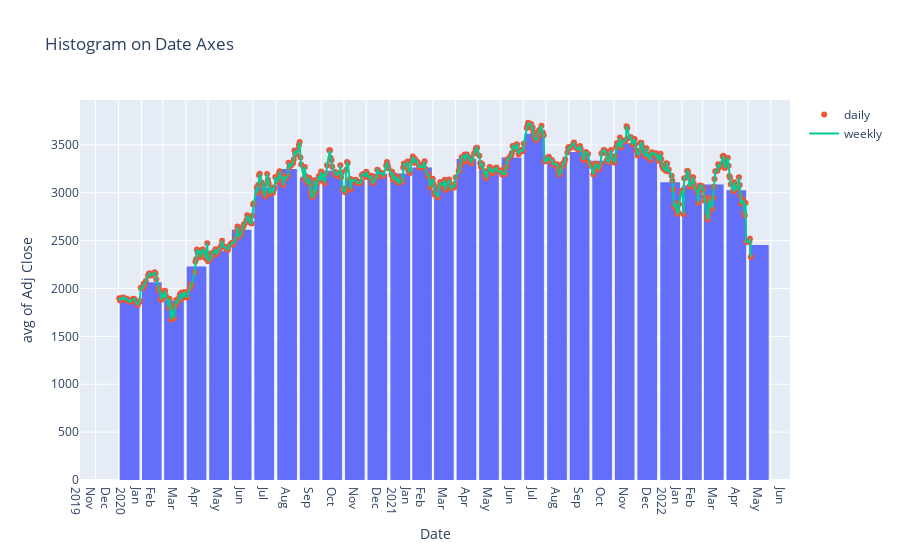

The cell this chart's notebook holds for it:
### Code cell
fig = px.histogram(stock_prices, x=stock_prices.index, y="Adj Close", histfunc="avg", title="Histogram on Date Axes")
fig.update_traces(xbins_size="M1")
fig.update_xaxes(showgrid=True, ticklabelmode="period", dtick="M1", tickformat="%b\n%Y")
fig.update_layout(bargap=0.1)
fig.add_trace(go.Scatter(mode="markers", x=stock_prices.index, y=stock_prices["Adj Close"], name="daily"))
fig.add_trace(go.Scatter(mode="lines", x=stock_prices.index, y=stock_prices["Adj Close"], name="weekly"))
fig.show()

### Figure 1 — Plotly figure (JSON) as saved in the notebook; plotly's stock layout.template omitted (floating-point values rounded to 4 significant figures; data arrays with more than 128 entries replaced by an {"elided": "..."} marker saying what was removed)
{"data": [{"alignmentgroup": "True", "bingroup": "x", "histfunc": "avg", "hovertemplate": "Date=%{x}<br>avg of Adj Close=%{y}<extra></extra>", "legendgroup": "", "marker": {"color": "#636efa", "pattern": {"shape": ""}}, "name": "", "offsetgroup": "", "orientation": "v", "showlegend": false, "type": "histogram", "x": {"elided": "591 str values"}, "xaxis": "x", "xbins": {"size": "M1"}, "y": {"elided": "591 float values"}, "yaxis": "y"}, {"mode": "markers", "name": "daily", "type": "scatter", "x": {"elided": "591 str values"}, "y": {"elided": "591 float values"}}, {"mode": "lines", "name": "weekly", "type": "scatter", "x": {"elided": "591 str values"}, "y": {"elided": "591 float values"}}], "layout": {"autosize": true, "bargap": 0.1, "barmode": "relative", "legend": {"tracegroupgap": 0}, "title": {"text": "Histogram on Date Axes"}, "xaxis": {"anchor": "y", "autorange": true, "domain": [0, 1], "dtick": "M1", "range": ["2019-11-10 15:24:36.3877", "2022-06-26 08:35:23.6123"], "showgrid": true, "tickformat": "%b\n%Y", "ticklabelmode": "period", "title": {"text": "Date"}, "type": "date"}, "yaxis": {"anchor": "x", "autorange": true, "domain": [0, 1], "range": [0, 4016.0], "title": {"text": "avg of Adj Close"}, "type": "linear"}}}
